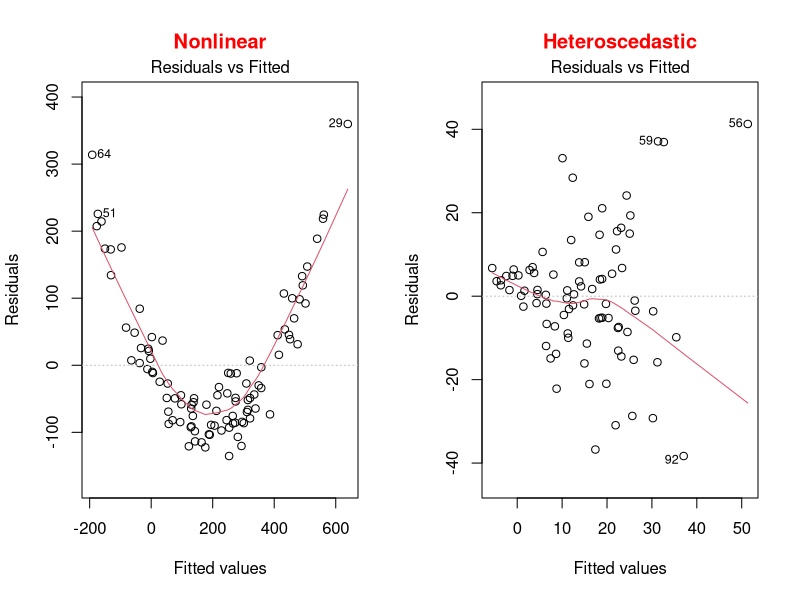
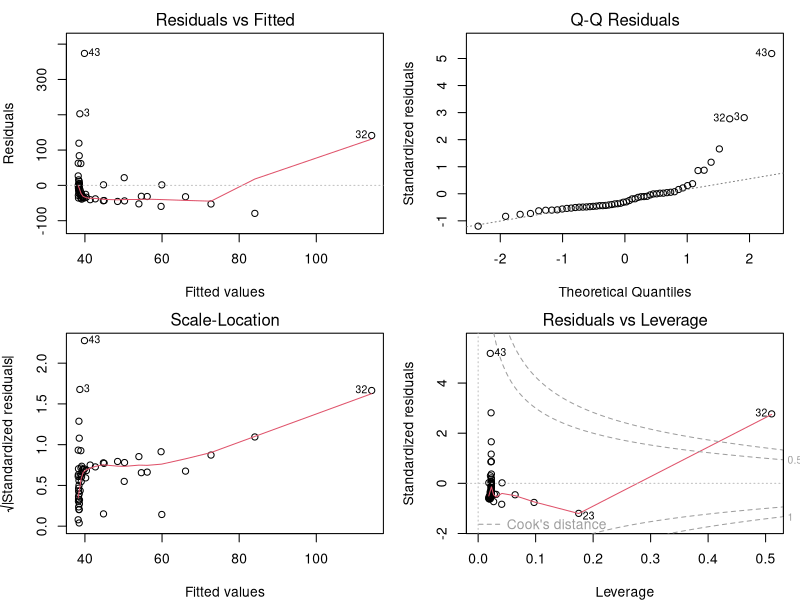
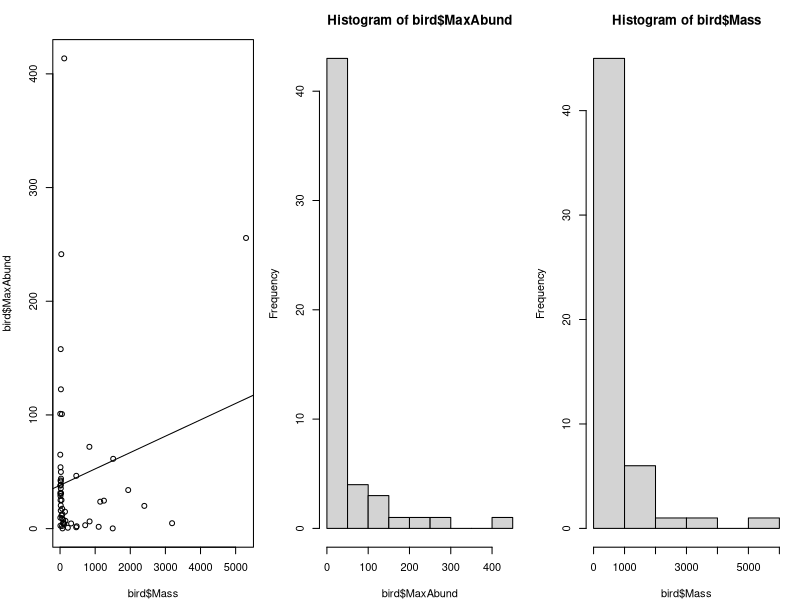
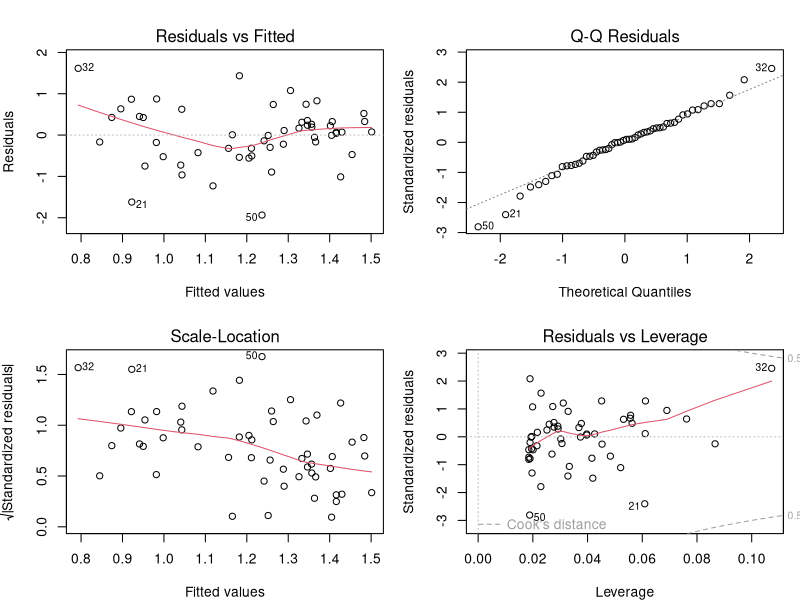
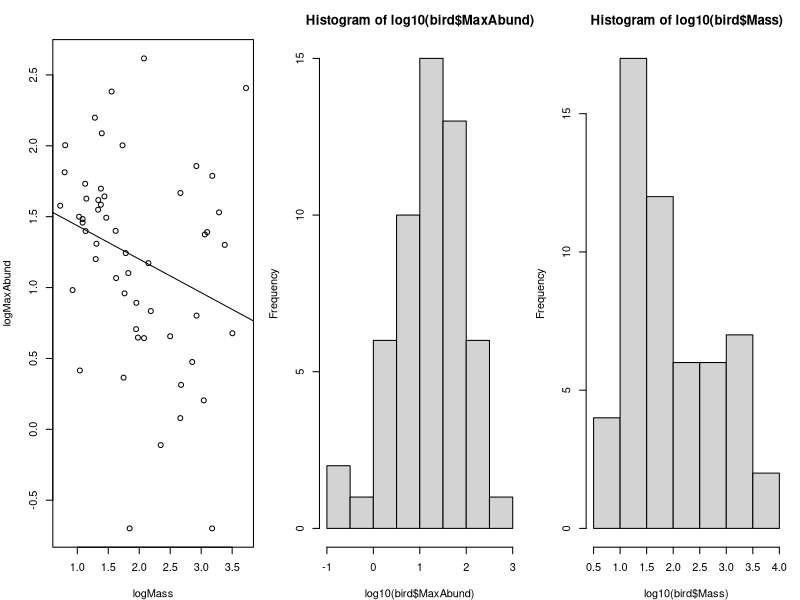
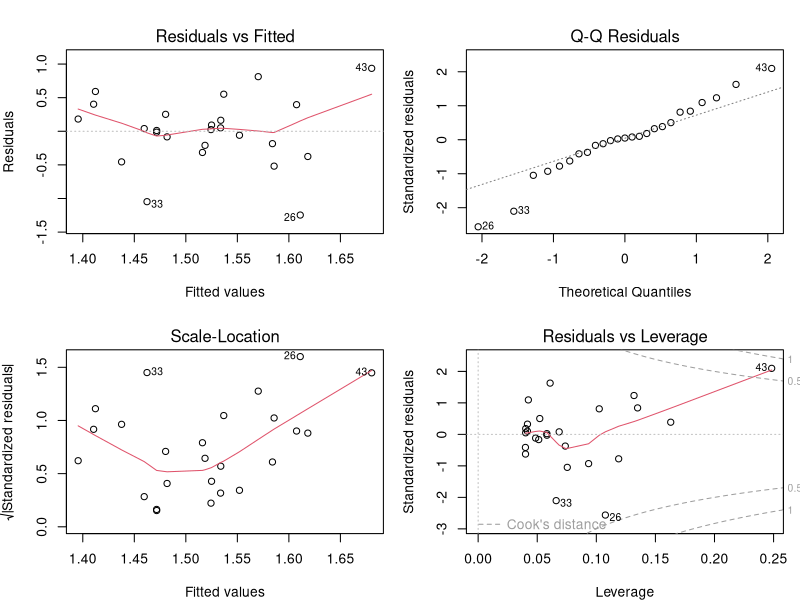
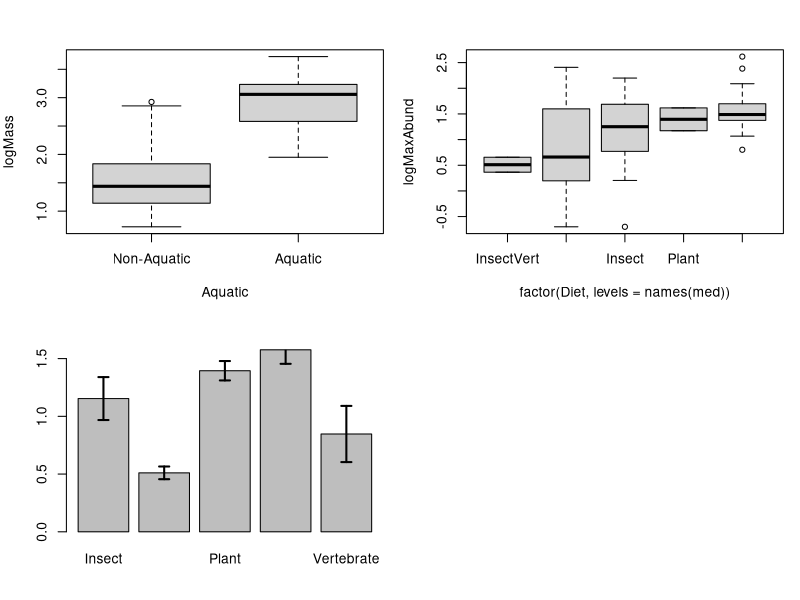
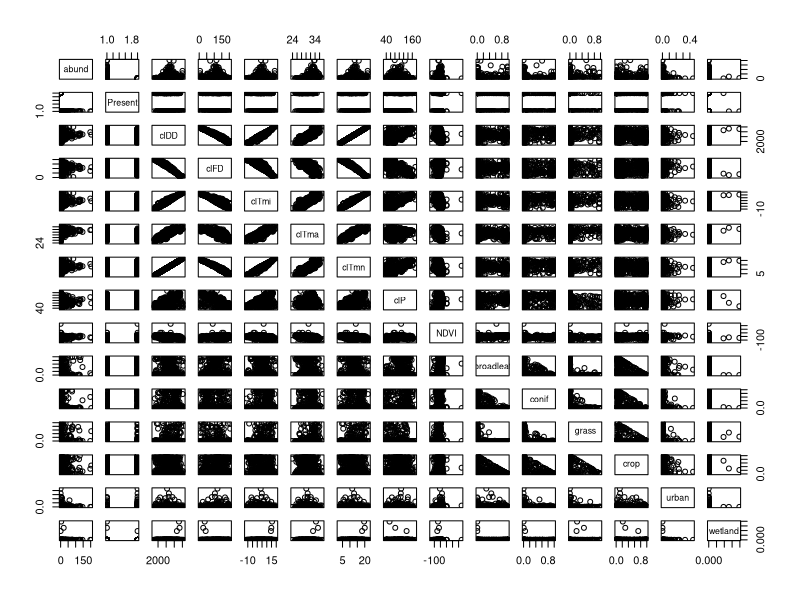

The R script that drew these images, in order: (Note: this script raises an error after producing the figures.)
## ---- chunk 1
knitr::opts_chunk$set(
  comment = "#",
  collapse = TRUE,
  warning = FALSE,
  message = FALSE,
  fig.width=6, fig.height=6,
  fig.align = 'center'
)
## ---- chunk 2
options(repos=structure(c(CRAN="http://cran.r-project.org")))
## ---- chunk 3
if (!require(dplyr)) install.packages("dplyr")
if (!require(kableExtra)) install.packages("kableExtra")
if (!require(vegan)) install.packages("vegan")
if (!require(e1071)) install.packages("e1071")
if (!require(MASS)) install.packages("MASS")
if (!require(car)) install.packages("car")
if (!require(effects)) install.packages("effects")
library(dplyr)
library(kableExtra)
library(vegan)
library(e1071)
library(MASS)
library(car)
library(effects)
## ---- chunk 4
bird <- read.csv("Scripts_and_data/birdsdiet.csv")
## ---- chunk 5
lm1 <- lm(MaxAbund ~ Mass, data = bird)
## ---- chunk 6

par(mfrow=c(1,2))
set.seed(1234564)
x = rnorm(100,10,10)
y = (x)^2 + rnorm(length(x),0,30)
lm=lm(y~scale(x))
plot(lm,which = 1, main = "Nonlinear", col.main="red")

x = rnorm(100,10,10)
y = (x)+0 + rnorm(length(x),0,x)
lm=lm(y~scale(x))
plot(lm,which = 1, main = "Heteroscedastic", col.main="red")
## ---- chunk 7
par(mfrow=c(2,2), mar = c(4,4,2,1), oma =c(0,0,0,0))
plot(lm1)
## ---- chunk 8
par(mfrow=c(1,3), mar = c(4,4,3,1))
plot(bird$MaxAbund ~ bird$Mass)
abline(lm1)
hist(bird$MaxAbund)
hist(bird$Mass)
## ---- chunk 9
abund = shapiro.test(bird$MaxAbund)
mass  = shapiro.test(bird$Mass);rbind(abund,mass)
## ---- chunk 10
skewness(bird$MaxAbund)
skewness(bird$Mass)
## ---- chunk 11
bird$logMaxAbund <- log10(bird$MaxAbund)
bird$logMass <- log10(bird$Mass)
## ---- chunk 12
lm2 <- lm(logMaxAbund ~ logMass, data = bird)
## ---- chunk 13
par(mfrow=c(2,2), mar=c(4,4,3,1))
plot(lm2)
## ---- chunk 14
par(mfrow=c(1,3))
plot(logMaxAbund ~ logMass, data=bird)
abline(lm2)
hist(log10(bird$MaxAbund))
hist(log10(bird$Mass))
## ---- chunk 15
summary(lm2)
## ---- chunk 16
lm3 <- lm(logMaxAbund~logMass, data=bird, subset=!bird$Aquatic)
# removes aquatic birds (= TRUE)
# or equivalently
lm3 <- lm(logMaxAbund~logMass, data=bird, subset=bird$Aquatic == 0)
## ---- chunk 17
# Run the model
lm4 <- lm(logMaxAbund ~ logMass, data=bird, subset=bird$Passerine == 1)
# Examine the diagnostic plots
par(mfrow=c(2,2))
plot(lm4)
## ---- chunk 18
summary(lm4)

# Compare variance explained by lm2, lm3 and lm4
# str(summary(lm4))

# Recall: we want adj.r.squared
summary(lm4)$adj.r.squared # R2-adj = -0.02
summary(lm2)$adj.r.squared # R2-adj = 0.05
summary(lm3)$adj.r.squared # R2-adj = 0.25
## ---- chunk 19
boxplot(logMass ~ Aquatic,
        data = bird,
        names = c("Non-Aquatic",
                  "Aquatic"))
## ---- chunk 20
var.test(logMass ~ Aquatic, data = bird)
## ---- chunk 21
ttest1 <- t.test(logMass ~ Aquatic, var.equal = TRUE, data = bird)

# Or use lm()
ttest.lm1 <- lm(logMass ~ Aquatic, data=bird)
## ---- chunk 22
ttest1$statistic^2
anova(ttest.lm1)$F
# answer: F=60.3845 in both cases
## ---- chunk 23
# Unilateral t-test
uni.ttest1 <- t.test(logMass ~ Aquatic, var.equal = TRUE,
                     data = bird, alternative = "less")
uni.ttest1
## ---- chunk 24
uni.ttest1
## ---- chunk 25
med <- sort(tapply(bird$logMaxAbund, bird$Diet, median))
boxplot(logMaxAbund ~ factor(Diet, levels = names(med)), data = bird)
## ---- chunk 26
anov1 <- lm(logMaxAbund ~ Diet, data = bird)
# anova(anov1)
## ---- chunk 27
aov1 <- aov(logMaxAbund ~ Diet, data = bird)
# summary(aov1)
## ---- chunk 28
anova(anov1)
## ---- chunk 29
summary(aov1)
## ---- chunk 30
bartlett.test(logMaxAbund ~ Diet, data = bird)
## ---- chunk 31
shapiro.test(resid(anov1))
## ---- chunk 32
summary(anov1)
## ---- chunk 33
TukeyHSD(aov(anov1), ordered=T)
## ---- chunk 34
sd <- tapply(bird$logMaxAbund, list(bird$Diet), sd)
means <- tapply(bird$logMaxAbund, list(bird$Diet), mean)
n <- length(bird$logMaxAbund)
se <- 1.96*sd/sqrt(n)
bp <- barplot(means)
epsilon = 0.1
segments(bp, means - se, bp, means + se, lwd=2)
segments(bp - epsilon, means - se, bp + epsilon, means - se, lwd = 2)
segments(bp - epsilon, means + se, bp + epsilon, means + se, lwd = 2)
## ---- chunk 35
anov2 <- lm(logMaxAbund ~ Diet*Aquatic,
            data = bird)
summary(anov2)
anova(anov2)
## ---- chunk 36
ancov1 <- lm(logMaxAbund ~ logMass*Diet,
             data = bird)
anova(ancov1)
## ---- chunk 37
ancov2 <- lm(logMaxAbund ~ logMass + Diet,
             data = bird)
anova(ancov2)

## ---- chunk 38
Dickcissel = read.csv("Scripts_and_data/dickcissel.csv")
## ---- chunk 39
str(Dickcissel)
## ---- chunk 40
plot(Dickcissel) # May take some time
## ---- chunk 41
lm.mult <- lm(abund ~ clTma + NDVI + grass,
              data = Dickcissel)
summary(lm.mult)
## ---- chunk 42
par(mfrow=c(2,2))
plot(lm.mult)
## ---- chunk 43
summary(lm.mult)
## ---- chunk 44
par(mfrow=c(1,3))
plot(abund ~ clTma, data = Dickcissel)
plot(abund ~ NDVI,  data = Dickcissel)
plot(abund ~ grass, data = Dickcissel)
## ---- chunk 45
lm.full <- lm(abund ~ . - Present,
              data = Dickcissel)
lm.step <- step(lm.full)
?step
## ---- chunk 46
summary(lm.full)
## ---- chunk 47
summary(lm.step)
## ---- chunk 48
tapply(bird$logMaxAbund,
       bird$Diet,
       mean)
coef(anov1)
coef(anov1)[1] + coef(anov1)[2] # InsectVert
coef(anov1)[1] + coef(anov1)[3] # Plant
## ---- chunk 49
bird$Diet2 <- relevel(bird$Diet, ref="Plant")
anov2 <- lm(logMaxAbund ~ Diet2,
            data = bird)
summary(anov2)
anova(anov2)
## ---- chunk 50
bird$Diet2 <- factor(bird$Diet, levels=names(med))
anov2 <- lm(logMaxAbund ~ Diet2,
            data = bird)
summary(anov2)
anova(anov2)
## ---- chunk 51
sum(contrasts(bird$Diet)[,1])
sum(contrasts(bird$Diet)[,1]*contrasts(bird$Diet)[,2])
## ---- chunk 52
options(contrasts=c("contr.helmert", "contr.poly"))
sum(contrasts(bird$Diet)[,1])
sum(contrasts(bird$Diet)[,1]*contrasts(bird$Diet)[,2])
anov3 <- lm(logMaxAbund ~ Diet,
            data = bird)
summary(anov3)
## ---- chunk 53
table(bird$Aquatic)
## ---- chunk 54
unb.anov1 <- lm(logMaxAbund ~ Aquatic + Diet, data = bird)
unb.anov2 <- lm(logMaxAbund ~ Diet + Aquatic, data = bird)
anova(unb.anov1)
anova(unb.anov2)
## ---- chunk 55
library(car)
Anova(unb.anov1, type = "III")
Anova(unb.anov2, type = "III")
## ---- chunk 56

poly.reg=data.frame(Degree = 0:5,
                    Name = c("Constant","Linear","Quadratic",
                             "Cubic","Quartic","Quintic"),
                    Example = c("\\(3\\)",
                                "\\(x+9\\)",
                                "\\(x^2-x+4\\)",
                                "\\(x^3-x^2+5\\)",
                                "\\(6x^4-x^3+x-2\\)",
                                "\\(x^5-3x^3+x^2+8\\)"))
# knitr::kable(poly.reg, format = "html")
knitr::kable(poly.reg, format = "html", escape=FALSE)
## ---- chunk 57
lm.linear <- lm(abund ~ clDD, data = Dickcissel)
lm.quad   <- lm(abund ~ clDD + I(clDD^2), data = Dickcissel)
lm.cubic  <- lm(abund ~ clDD + I(clDD^2) + I(clDD^3), data = Dickcissel)
## ---- chunk 58
mod <- lm(clDD ~ clFD + clTmi + clTma + clP + grass, data = Dickcissel)
vif(mod)
## ---- chunk 59
library(vegan)
part.lm = varpart(Dickcissel$abund,
                  Dickcissel[ ,c("clDD","clFD","clTmi","clTma","clP")],
                  Dickcissel[ ,c("broadleaf","conif","grass","crop", "urban","wetland")])
part.lm

showvarparts(2)

plot(part.lm,
     digits = 2,
     bg = rgb(48,225,210,80,
              maxColorValue=225),
     col = "turquoise4")
## ---- chunk 60
# Climate set
out.1 = rda(Dickcissel$abund,
            Dickcissel[ ,c("clDD", "clFD","clTmi","clTma","clP")],
            Dickcissel[ ,c("broadleaf","conif","grass","crop", "urban","wetland")])
anova(out.1,
      step = 1000,
      perm.max = 1000)

# Land cover set
out.2 = rda(Dickcissel$abund,
            Dickcissel[ ,c("broadleaf","conif","grass","crop", "urban", "wetland")],
            Dickcissel[ ,c("clDD","clFD","clTmi", "clTma","clP")])
anova(out.2,
      step = 1000,
      perm.max = 1000)
